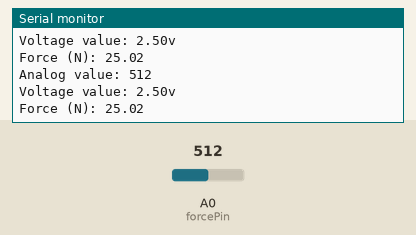
This sketch was run on a simulated Arduino Uno, built with avr-gcc and run on an emulated ATmega328P. On the bench: the last lines printed to the serial monitor. The test bench sets the inputs (shaded band); at power-on: A0 (forcePin) = 512.

Above: at 2.8 s.
2.9 s: A0 (forcePin) set to 716
At 4.8 s:
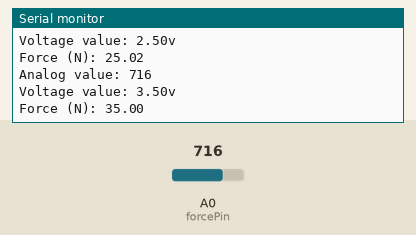
5.6 s: A0 (forcePin) set to 900
At 6.4 s:
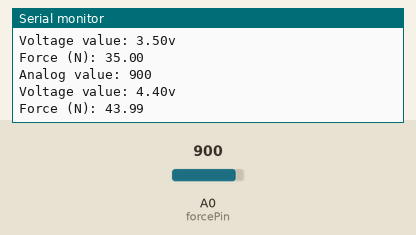
Timing chart, 0 to 8.6 s (numbered marks = the images above; inputs shaded):
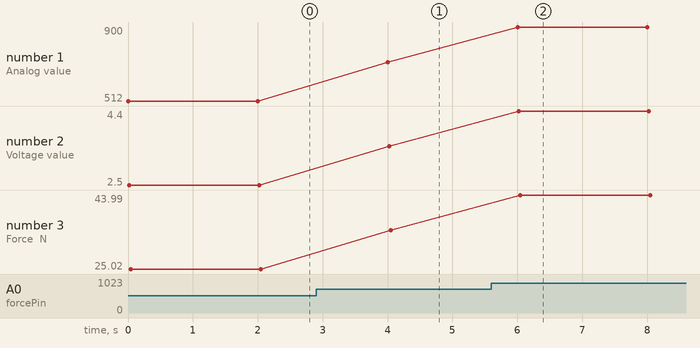

Measured:
- after the input at 2.9 s, the serial monitor: prints a new line after 1.1 s (image 1)
- after the input at 5.6 s, the serial monitor: prints a new line after 0.40 s (image 2)
- plotted number 1: 512 → 716 after the input at 2.9 s, 716 → 900 after the input at 5.6 s
- plotted number 2: 2.5 → 3.5 after the input at 2.9 s, 3.5 → 4.4 after the input at 5.6 s
- plotted number 3: 25.02 → 35 after the input at 2.9 s, 35 → 43.99 after the input at 5.6 s

The sketch:

force_sensor_2.ino
```cpp
const int forcePin = A0; // Analog input pin for force sensor
const float voltageRef = 5.0; // Reference voltage of Arduino (5V)

void setup() {
  Serial.begin(9600); // Initialize serial communication
}

void loop() {
  int sensorValue = analogRead(forcePin); // Read the analog value from the force sensor
  float voltage = sensorValue * voltageRef / 1023.0; // Convert the sensor value to voltage
  //float weight = ((sensorValue*6)/1024)-3;

  // Assuming you have calibration data for your specific force sensor,
  // you can calculate the pressure in Newtons using a formula.
  // Replace the calibration values with your own.
  float calibrationFactor = 10; // Calibration factor for your specific sensor
  float pressure = voltage * calibrationFactor;
	Serial.print("Analog value: ");
  Serial.println(sensorValue);
  Serial.print("Voltage value: ");
  Serial.print(voltage);
  Serial.println("v");
 // Serial.print("Weight: ");
 // Serial.print(weight);

  Serial.print("Force (N): ");
  Serial.println(pressure);

  delay(2000); // Delay for stability or adjust as needed
}
```
